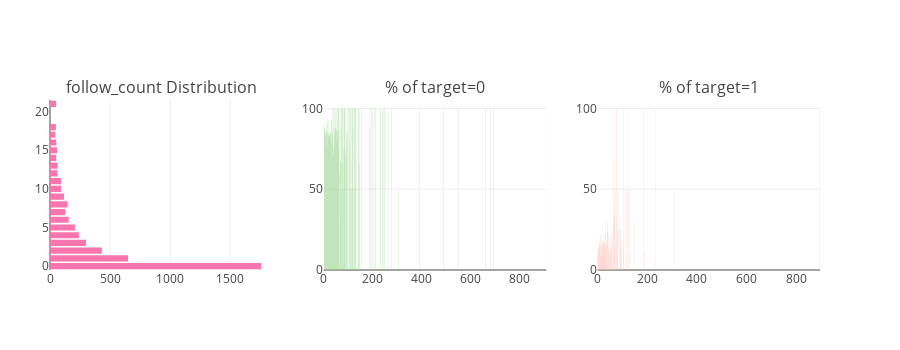

Write notebook code for a chart like this one.
### Code cell
utils.catAndTrgt(df=X, col='follow_count', limit=20)

### Figure 1 — Plotly figure (JSON) as saved in the notebook; plotly's stock layout.template omitted (floating-point values rounded to 4 significant figures; data arrays with more than 128 entries replaced by an {"elided": "..."} marker saying what was removed)
{"data": [{"marker": {"color": "#f975ae"}, "orientation": "h", "type": "bar", "uid": "48f5a6de-ac73-11e8-93f3-6c40089fb510", "x": [45, 49, 51, 51, 52, 59, 63, 64, 92, 92, 116, 127, 147, 156, 208, 240, 299, 432, 650, 1758], "xaxis": "x", "y": [17, 18, 21, 14, 16, 15, 12, 13, 10, 11, 9, 7, 8, 6, 5, 4, 3, 2, 1, 0], "yaxis": "y"}, {"hoverinfo": "all", "marker": {"color": "#96D38C"}, "name": "Target : 0", "type": "bar", "uid": "48f8be14-ac73-11e8-be95-6c40089fb510", "x": {"elided": "134 int values"}, "xaxis": "x2", "y": {"elided": "134 float values"}, "yaxis": "y2"}, {"hoverinfo": "all", "marker": {"color": "#FEBFB3"}, "name": "Target : 1", "type": "bar", "uid": "48fa14a8-ac73-11e8-b672-6c40089fb510", "x": [0, 1, 2, 3, 5, 4, 6, 8, 7, 9, 10, 12, 16, 13, 21, 18, 17, 23, 15, 11, 20, 22, 34, 14, 24, 25, 26, 27, 29, 30, 40, 38, 35, 19, 28, 44, 33, 36, 39, 46, 45, 105, 62, 88, 68, 67, 64, 79, 51, 126, 185, 86, 233, 91, 93, 94, 187, 95, 124, 103, 145, 80, 111, 115, 119, 47, 75, 78, 307, 48, 43, 50, 53, 55, 56, 57, 60, 32, 31, 65, 66, 69, 71, 74, 895], "xaxis": "x3", "y": [11.72, 9.385, 13.43, 12.04, 14.42, 12.08, 17.95, 17.69, 14.96, 13.79, 15.22, 22.22, 25, 15.62, 17.65, 18.37, 15.56, 15, 10.17, 6.522, 16.13, 16.67, 18.18, 7.843, 16.67, 16, 17.39, 14.29, 15.38, 30.77, 30, 25, 15.79, 7.5, 21.43, 23.08, 22.22, 14.29, 28.57, 11.76, 15.38, 20, 13.33, 28.57, 33.33, 66.67, 40, 50, 14.29, 100, 100, 25, 100, 20, 25, 14.29, 11.11, 12.5, 50, 100, 33.33, 25, 50, 50, 11.11, 12.5, 33.33, 100, 50, 12.5, 11.11, 20, 12.5, 16.67, 20, 12.5, 25, 7.143, 6.667, 100, 11.11, 33.33, 50, 100, 100], "yaxis": "y3"}], "layout": {"annotations": [{"font": {"size": 16}, "showarrow": false, "text": "follow_count Distribution", "x": 0.1444, "xanchor": "center", "xref": "paper", "y": 1, "yanchor": "bottom", "yref": "paper"}, {"font": {"size": 16}, "showarrow": false, "text": "% of target=0", "x": 0.5, "xanchor": "center", "xref": "paper", "y": 1, "yanchor": "bottom", "yref": "paper"}, {"font": {"size": 16}, "showarrow": false, "text": "% of target=1", "x": 0.8556, "xanchor": "center", "xref": "paper", "y": 1, "yanchor": "bottom", "yref": "paper"}], "height": 350, "margin": {"l": 50}, "showlegend": false, "xaxis": {"anchor": "y", "domain": [0, 0.2889]}, "xaxis2": {"anchor": "y2", "domain": [0.3556, 0.6444]}, "xaxis3": {"anchor": "y3", "domain": [0.7111, 1]}, "yaxis": {"anchor": "x", "domain": [0, 1]}, "yaxis2": {"anchor": "x2", "domain": [0, 1]}, "yaxis3": {"anchor": "x3", "domain": [0, 1]}}}
